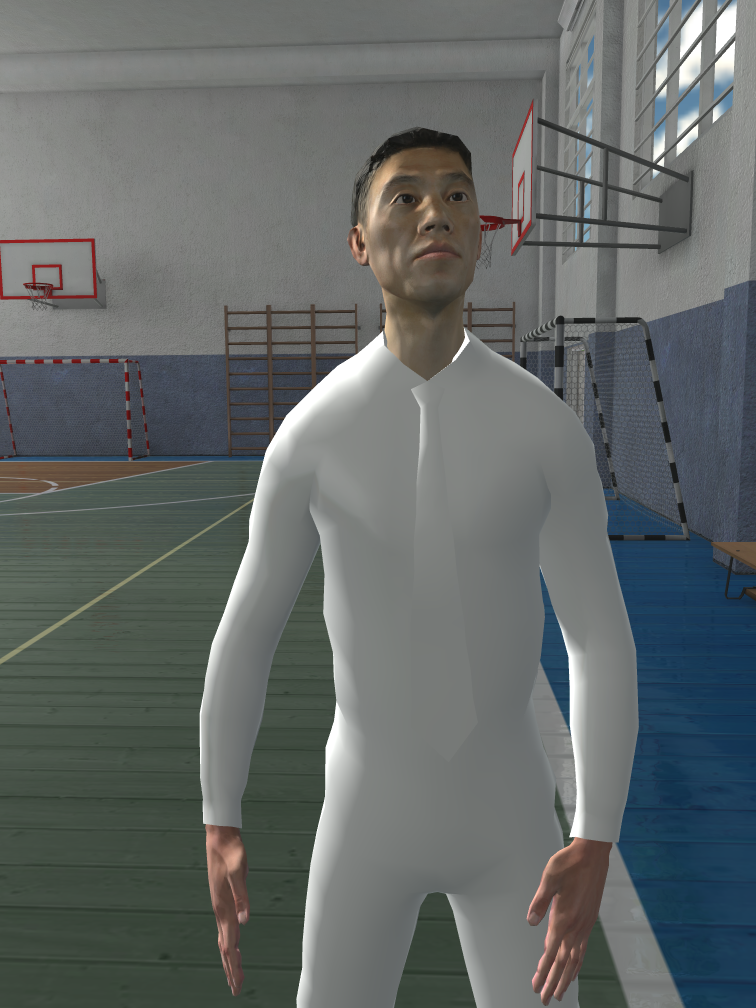
%> input picture test_data/image0_s.png, 1512 x 2016 px (shown at 1/2 size)
$ octave run_rectify.m   (GNU Octave 9; MATLAB toolbox functions it lacks are replaced by stand-ins)
%> lines starting %> are read from the running program, lines starting %| are printed output that depends on the picture
### sift_match_pair.m
function [ml,mr,M]= sift_match_pair(I1,I2,model)
%SIFT_MATCH_PAIR extract and match SIFT features in an image pair using
% homography (H) of fundamental (F) models for geometruc validation

    oldpath = path;
%     addpath('vlfeat-0.9.21/toolbox/');
%     addpath('ComputerVisionToolkit/ComputerVisionToolkit/m-files');

    vl_setup

    matches_th = 25; % minimum number of matches after RANSAC

    [f1,d1] = vl_sift(single(rgb2gray(I1))) ;
    [f2,d2] = vl_sift(single(rgb2gray(I2))) ;

    % Each column of fa is a feature frame and has the format [X;Y;S;TH]
    % Each column of D is the descriptor of the corresponding frame in F

    % match
    [match, scores] = vl_ubcmatch(d1, d2) ;

    m1 = f1(1:2,match(1,:)); m2 = f2(1:2,match(2,:));

    switch(model)
        case 'F'
            [M, in]  = fund_rob(m1,m2,'MSAC');
            fprintf('MSAC: F-matrix Sampson RMSE: %0.5g pixel\n',...
                sqrt(sum(F_sampson(M,m1(:,in),m2(:,in)).^2 ) /(sum(in)-1)));
        case 'H'
            [M, in]  = homog_rob(m1,m2,'MSAC');
            fprintf('MSAC: H-matrix RMS Sampson RMSE:\t %0.5g pixel\n',...
                sqrt(sum(H_sampson(M,m1(:,in),m2(:,in)).^2 ) /(sum(in)-1)));
        otherwise
            error('Unknown model.')
    end

    fprintf('Found %d inlier matches \n', sum(in));
    if sum(in) <  5.9 + 0.22*size(match,2) ||  sum(in) < matches_th
        warning('Not enough inliers: the pair is rejected\n');
    end

    show_matches(match(:,in), I1, I2, f1, f2, 1:size(match(:,in),2) );

    ml = m1(1:2,in);   mr = m2(1:2,in);

    % restore path
    path(oldpath);

end

### run_rectify.m
addpath('vlfeat-0.9.21/toolbox/');
addpath('ComputerVisionToolkit/m-files');
%Scipt run the rectification.
master_image_name = 'test_data/image0_s.png';
slave_image_name = 'test_data/image1_s.png';

%image size to do recitification, you should be careful to make the
%reshaped image consistent with its own height and width
calib_height = 960;
calib_width  = 720;

%Threshold to calculate alignment ratio in RANSAC;
threshold = 1;

%Deal with images
master_image = imread(master_image_name);
%> master_image is the input picture: size 2016x1512x3 uint8; mean R, G, B 98.8, 104.2, 103.3
slave_image  = imread(slave_image_name);
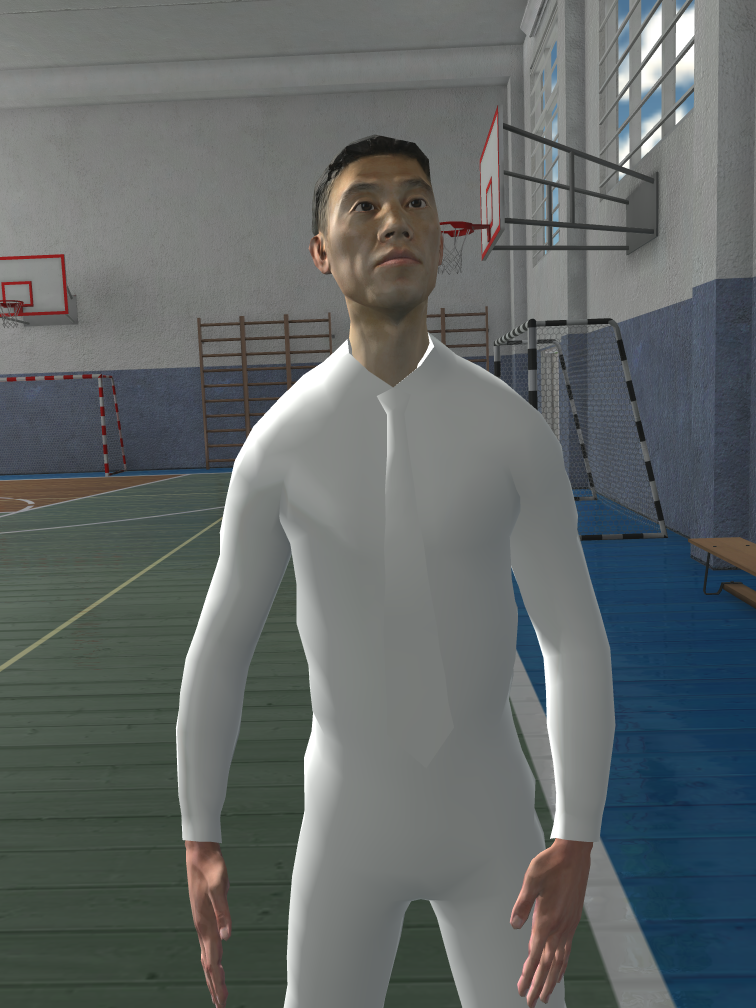
%> input picture test_data/image1_s.png, 1512 x 2016 px (shown at 1/2 size)
%> slave_image is the input picture: size 2016x1512x3 uint8; mean R, G, B 97.7, 103.3, 103

if size(master_image,3) == 1
    master_image = repmat(master_image,[1,1,3]);
    slave_image  = repmat(slave_image, [1,1,3]);
end
master_image = imresize(master_image,[calib_height,calib_width]);
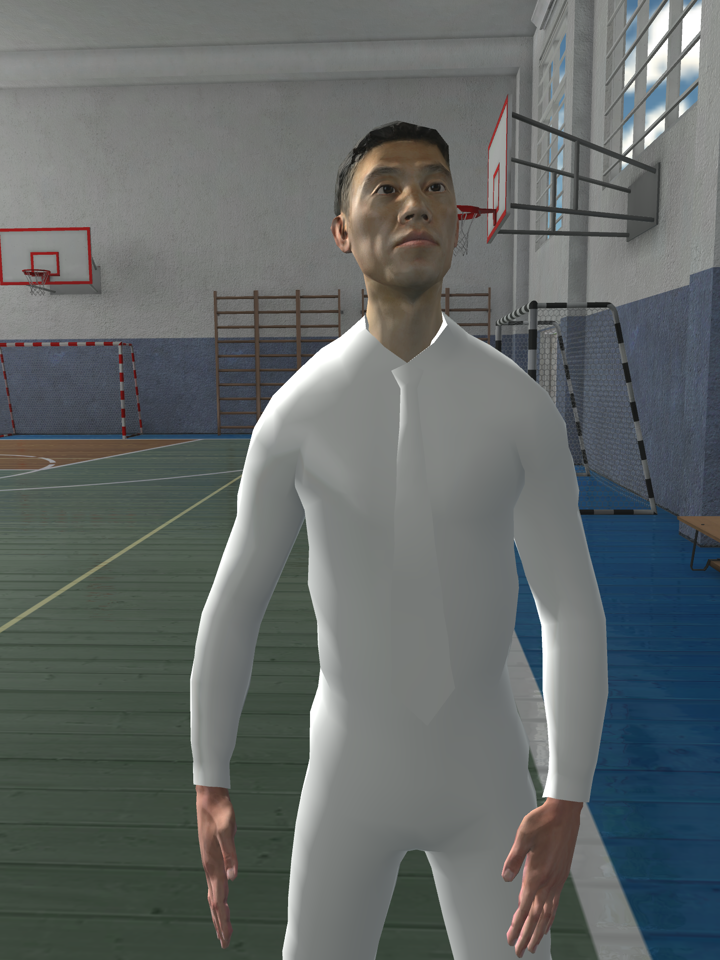
%> master_image: size 960x720x3 uint8; mean R, G, B 98.8, 104.2, 103.3
slave_image = imresize(slave_image, [calib_height, calib_width]);
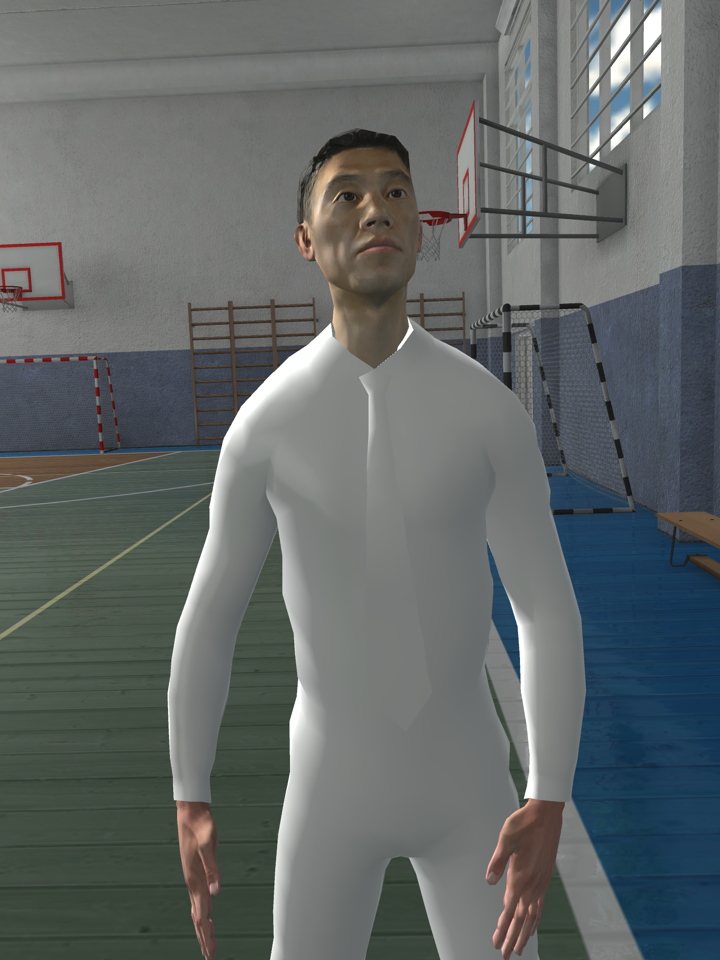
%> slave_image: size 960x720x3 uint8; mean R, G, B 97.7, 103.3, 103

%Feature matching with SIFT, the coordinate is ordered in x,y
fprintf('process SIFT matching\n');
[ml,mr,~]= sift_match_pair(master_image,slave_image,'F');
%> the run ends on the next line
